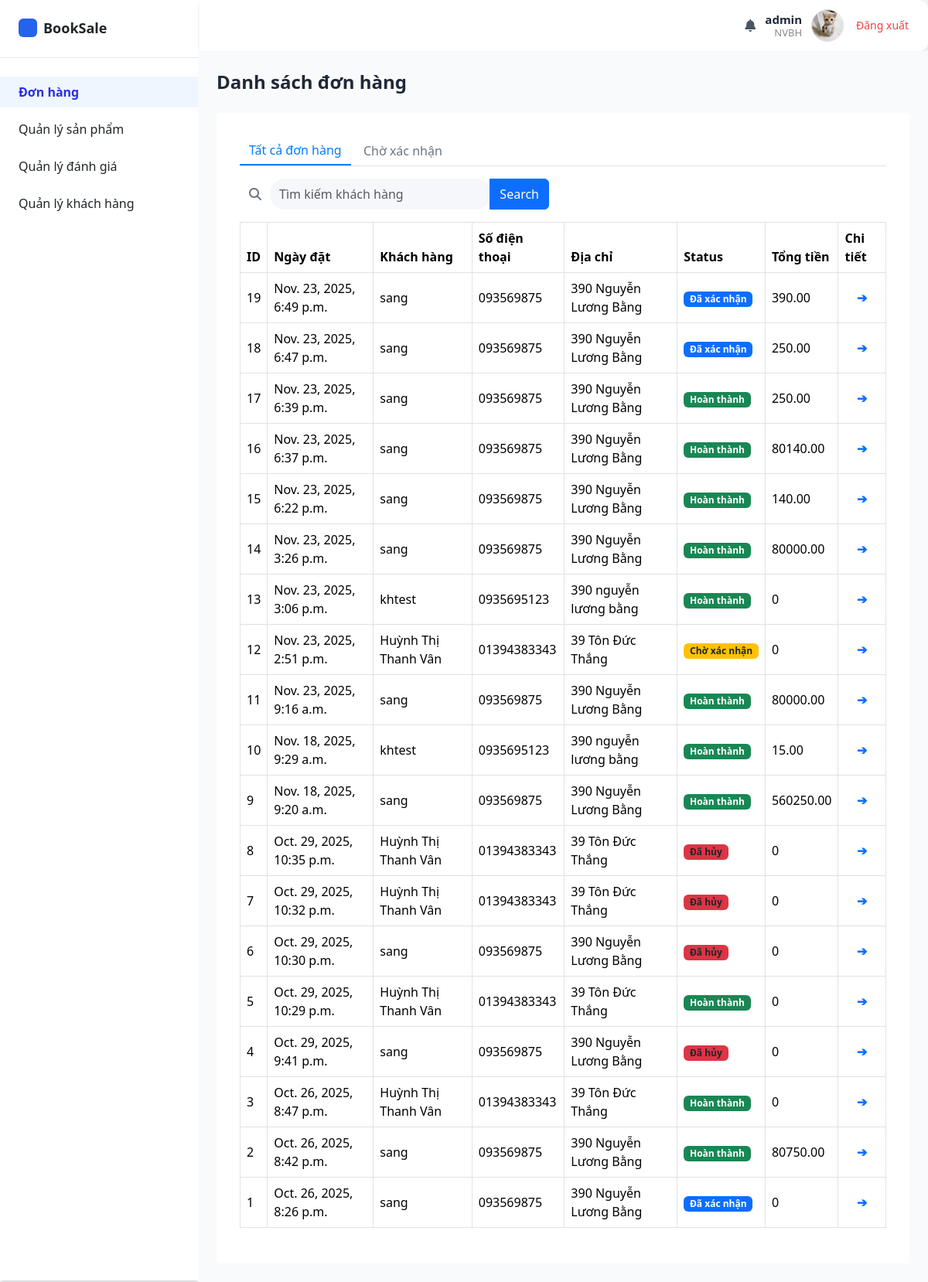
The app's page /emp/order_list/ (signed in) with its own data.
### booksale_app/models.py (models this page shows, shortened)
class Order(models.Model):
    STATUS_CHOICES = [
        ('confirmed', 'Đã xác nhận'),
        ('pending', 'Chờ xác nhận'),
        ('cancelled', 'Đã hủy'),
        ('completed', 'Hoàn thành')
    ]
    order_date = models.DateTimeField(auto_now_add=True)
    total_amount = models.DecimalField(
        max_digits=10,
        decimal_places=2,
        null=True,         # cho phép null
        blank=True,
    )
    status = models.CharField(
        max_length=20,
        choices=STATUS_CHOICES,
        default='pending'  # mặc định là "Chờ xác nhận"
    )
    cancel_reason = models.TextField(blank=True, null=True)
    shipping_date = models.DateField(verbose_name= "Ngày giao hàng", blank=True, null=True)
    note = models.TextField(blank=True, null=True)
    customer = models.ForeignKey(
        Customer,
        on_delete = models.PROTECT
    )
    payment_method = models.CharField(choices=PaymentMethod.choices, max_length=20)

class Customer(models.Model):
    user = models.OneToOneField(auth.get_user_model(), on_delete=models.CASCADE, null=True, blank=True)
    cust_name = models.CharField(
        max_length = 255,
        blank=False, null=False,
        help_text = "Tên khách hàng"
    )
    email = models.EmailField(
        max_length = 100,
        help_text = "Email"
    )
    phone = models.CharField(
        max_length = 15,
        blank=False, null=False,
        help_text = "Số điện thoại"
    )
    address = models.CharField(
        max_length = 255,
        blank=False, null=False,
        help_text = "Địa chi"
    )
    dob = models.DateField(
        verbose_name="Ngày sinh"
    )
    avatar = models.ImageField(upload_to='customers/', null=True, blank=True)
    create_at = models.DateTimeField(
        verbose_name = "Ngày tạo",
        auto_now_add=True
    )

### booksale_app/views/admin_view/order_view.py (the view)
# urls.py: path('emp/order_list/', views.order_list, name = 'emp/order_list'),
@login_required(login_url="/accounts/login/staff/")
@group_required('NVBH', login_url="/accounts/login/staff/") # Nếu user không thuộc NVBH → redirect về login staff.
def order_list(request):
    order_data = []
    if 'submit_input' in request.GET:  # kiểm tra có submit không
        form = OrderSearchForm(request.GET)
        if form.is_valid():
            search_value = form.cleaned_data['search']
            orders = Order.objects.select_related('customer').filter(
                Q(customer__cust_name__icontains=search_value) |
                Q(customer__phone__icontains=search_value)
            ).order_by('-order_date')
    else:
        form = OrderSearchForm()
        orders = Order.objects.select_related('customer').order_by('-order_date')
    for order in orders:
        order_items = Order_Item.objects.select_related('product').filter(order=order)
        prices = [item.product.sell_price * item.quantity for item in order_items]
        total_amount = sum_price_order(prices)
        order_data.append({
            'order': order,
            'total_amount': total_amount
        })
    context = {
        'order_data': order_data,
        'form': form,
    }
    return render(request, 'admin_temp/order/order_list.html', context)

### booksale_app/forms.py
class OrderSearchForm(forms.Form):
    search = forms.CharField(
        max_length=100,
        widget=forms.TextInput(attrs={
            "class": "form-control search-input",
            "placeholder": "Tìm kiếm khách hàng",
            "style": "border-radius: 30px; background-color: #f5f7fa; border: none; height: 40px;"
        })
    )

### booksale_app/context_processors.py (called while the page is built)
def categories_and_cart(request):
    context = {
        'categories': Category.objects.all()[:3],  # Lấy 3 categories đầu tiên cho menu
        'cart_count': 0
    }
    if request.user.is_authenticated:
        try:
            customer = Customer.objects.get(user=request.user)
            cart = Cart.objects.filter(customer=customer).first()
            if cart:
                cart_count = Cart_Item.objects.filter(cart=cart).aggregate(
                    total=Sum('quantity')
                )['total'] or 0
                context['cart_count'] = int(cart_count) if cart_count else 0
        except (Customer.DoesNotExist, AttributeError):
            context['cart_count'] = 0
    return context

def global_user_context(request):
    user = request.user
    is_kh = False
    role = None
    if user.is_authenticated:
        is_kh = user.groups.filter(name="KH").exists()
        if user.groups.filter(name="NVBH").exists():
            role = "NVBH"
        elif user.groups.filter(name="NVTK").exists():
            role = "NVTK"
    return {
        "is_kh": is_kh,
        "role": role,
    }

### booksale_app/utils.py (called while the page is built)
def sum_price_order(order_items_price):
    if not order_items_price:
        return 0
    return sum(order_items_price)

### booksale_app/views/authen_view.py (called while the page is built)
def group_required(group_name, login_url=None):
    if login_url is None:
        login_url = '/accounts/login/'
    def check_group(user):
        return user.groups.filter(name=group_name).exists()
    return user_passes_test(check_group, login_url=login_url)

### booksale_app/templates/admin_temp/order/order_list.html (shortened to what this page needs)
{% extends 'admin_temp/admin_base.html' %} {% load static %}
{% block content %}
<main class="flex-1 bg-gray-50 p-6">
    <div class="flex justify-between items-center mb-4">
        <h1 class="text-2xl font-semibold text-gray-800">Danh sách đơn hàng</h1>
    </div>
    <div class="table_content">
        <div class="tab-buttons mb-3">
            <a href="{%url 'emp/order_list'%}" class="btn active">Tất cả đơn hàng</a>
            <a href="{%url 'emp/order_list_waiting'%}" class="btn">Chờ xác nhận</a>
        </div>
        <form method="get" action="" class="d-flex align-items-center mb-3">
            <div class="input-group" style="width: 400px">
                <span
                    class="input-group-text bg-white border-0"
                    style="border-radius: 30px 0 0 30px; background-color: #f5f7fa"
                >
                    <i class="fa fa-search text-gray-500"></i>
                </span>
                {{ form.search }}
                <button class="btn btn-primary" type="submit" name="submit_input" value="Submit Input">Search</button>
            </div>
        </form>
        <table class="table table-bordered align-middle">
            <thead>
                <tr>
                    <th>ID</th>
                    <th>Ngày đặt</th>
                    <th>Khách hàng</th>
                    <th>Số điện thoại</th>
                    <th>Địa chỉ</th>
                    <th>Status</th>
                    <th>Tổng tiền</th>
                    <th>Chi tiết</th>
                </tr>
            </thead>
            <tbody>
                {% for order_data in order_data %}
                <tr>
                    <td>{{order_data.order.id}}</td>
                    <td>{{order_data.order.order_date}}</td>
                    <td>{{order_data.order.customer.cust_name}}</td>
                    <td>{{order_data.order.customer.phone}}</td>
                    <td>{{order_data.order.customer.address}}</td>
                    <td>
                        {% if order_data.order.status == 'confirmed' %}
                        <span class="badge bg-primary">Đã xác nhận</span>
                        {% elif order_data.order.status == 'pending'%}
                        <span class="badge bg-warning text-dark">Chờ xác nhận</span>
                        {% elif order_data.order.status == 'completed'%}
                        <span class="badge bg-success">Hoàn thành</span>
                        {% else %}
                        <span class="badge bg-danger text-dark">Đã hủy</span>
                        {% endif %}
                    </td>
                    <td>{{order_data.total_amount}}</td>
                    {% if order_data.order.status == 'confirmed' %}
                    <td class="text-center text-primary fw-bold">
                        <a href="/emp/order_details/{{order_data.order.id}}">&#10132;</a>
                    </td>
                    {% elif order_data.order.status == 'cancelled'%}
                    <td class="text-center text-primary fw-bold">
                        <a href="/emp/order_cancel/{{order_data.order.id}}">&#10132;</a>
                    </td>
                    {% elif order_data.order.status == 'completed'%}
                    <td class="text-center text-primary fw-bold">
                        <a href="/emp/order_completed/{{order_data.order.id}}">&#10132;</a>
                    </td>
                    {% else %}
                    <td class="text-center text-primary fw-bold">
                        <a href="/emp/order_confirm/{{order_data.order.id}}">&#10132;</a>
                    </td>
                    {% endif %}
                </tr>
                {% endfor %}
            </tbody>
        </table>
    </div>
</main>
{% endblock %}

### booksale_app/templates/admin_temp/admin_base.html (shortened to what this page needs)
{% load static %}
<!DOCTYPE html>
<html lang="en">
    <head>
        <script src="https://cdn.tailwindcss.com"></script>
        <link href="https://cdn.jsdelivr.net/npm/bootstrap@5.3.3/dist/css/bootstrap.min.css" rel="stylesheet" />
        <link href="https://cdnjs.cloudflare.com/ajax/libs/font-awesome/6.5.0/css/all.min.css" rel="stylesheet" />
    </head>
    <body class="bg-gray-100 font-sans">
        <div class="header">
            <div class="user-section">
                <div><i class="fa fa-bell text-gray-600"></i></div>
                {% if user.is_authenticated %}
                <div class="user-info text-right leading-tight">
                    <p class="name font-bold text-gray-800">{{ user.username }}</p>
                    <p class="role">{{user.groups.all.0.name}}</p>
                </div>
                {% if user.profile.avatar %}
                <img src="{{ user.profile.avatar.url }}" class="avatar" />
                {% else %}
                <img src="{% static 'images/image.jpg' %}" class="avatar" />
                {% endif %}
                <a href="{% url 'logout' %}" class="text-sm text-red-500 hover:underline ml-1">Đăng xuất</a>
                {% endif %}
            </div>
        </div>
        <div class="flex h-100">
            <aside class="w-64 bg-white h-screen shadow-md" style="margin-top: -68px">
                <div class="p-6 flex items-center space-x-2 border-b">
                    <div class="w-6 h-6 bg-blue-600 rounded"></div>
                    <span class="font-semibold text-lg">BookSale</span>
                </div>
                {% if role == "NVBH" %}
                <nav class="mt-6">
                    <ul class="space-y-2">
                        <li>
                            <a
                                href="{% url 'emp/order_list'%}"
                                class="flex items-center px-6 py-2 hover:bg-gray-10 {% if request.resolver_match.url_name == 'emp/order_list' %} isActive {% endif %}"
                            >
                                <span>Đơn hàng</span>
                            </a>
                        </li>
                        <li>
                            <details>
                                <summary class="flex items-center px-6 py-2 hover:bg-gray-100 rounded">
                                    Quản lý sản phẩm
                                </summary>
                            </details>
                        </li>
                        <li>
                            <a
                                href="{% url 'review_list' %}"
                                class="flex items-center px-6 py-2 hover:bg-gray-100 {% if request.resolver_match.url_name == 'review_list' %} isActive {% endif %}"
                            >
                                <span>Quản lý đánh giá</span>
                            </a>
                        </li>
                        <li>
                            <a
                                href="{% url 'emp/customer_list' %}"
                                class="flex items-center px-6 py-2 hover:bg-gray-100 {% if request.resolver_match.url_name == 'emp/customer_list' %} isActive {% endif %}"
                            >
                                <span>Quản lý khách hàng</span>
                            </a>
                        </li>
                    </ul>
                </nav>
                {% endif %}
            </aside>
            {% block content %} {% endblock %}
        </div>
    </body>
</html>

### booksale_app/templates/admin_temp/order/order_list.html (style rules this page uses)
.tab-buttons { border-bottom: 1px solid #dee2e6; margin-bottom: 15px; }
.tab-buttons .btn { border: none; background: none; color: #6c757d; font-weight: 500; border-radius: 0; }
.tab-buttons .btn.active { border-bottom: 2px solid #007bff; color: #007bff; }
.table thead { background-color: #f1f3f5; font-weight: 600; }
.table td { vertical-align: middle; }
.table_content { background-color: #ffffff; padding: 30px; }
td.text-center { text-align: center !important; }

### booksale_app/templates/admin_temp/admin_base.html (style rules this page uses)
body { background-color: #f5f6fa; font-family: 'Segoe UI', sans-serif; margin: 0; }
summary::marker { content: ''; }
details > summary { display: flex; align-items: center; padding-left: 1.5rem; padding-top: 0.5rem; padding-bottom: 0.5rem; cursor: pointer; }
.header { background-color: #fff; border-radius: 12px; box-shadow: 0 2px 8px rgba(0, 0, 0, 0.05); display: flex; justify-content: space-between; align-items: center; padding: 12px 25px; }
.user-section { display: flex; align-items: center; gap: 12px; }
.user-info { text-align: right; }
.user-info .name { font-weight: 600; font-size: 15px; margin: 0; }
.user-info .role { color: #888; font-size: 13px; margin: 0; }
.avatar { width: 42px; height: 42px; border-radius: 50%; border: 1px solid #ddd; }
.isActive { font-weight: 600 !important; color: rgba(41, 41, 232, 0.991) !important; background-color: #eff6ff; }

### records on screen
Order: order.id "19", order.order_date "Nov. 23, 2025, 6:49 p.m.", order.customer.cust_name "sang", order.customer.phone "093569875", order.customer.address "390 Nguyễn Lương Bằng", status "Đã xác nhận", total_amount "390.00"
Order: order.id "18", order.order_date "Nov. 23, 2025, 6:47 p.m.", order.customer.cust_name "sang", order.customer.phone "093569875", order.customer.address "390 Nguyễn Lương Bằng", status "Đã xác nhận", total_amount "250.00"
Order: order.id "17", order.order_date "Nov. 23, 2025, 6:39 p.m.", order.customer.cust_name "sang", order.customer.phone "093569875", order.customer.address "390 Nguyễn Lương Bằng", status "Hoàn thành", total_amount "250.00"
Order: order.id "16", order.order_date "Nov. 23, 2025, 6:37 p.m.", order.customer.cust_name "sang", order.customer.phone "093569875", order.customer.address "390 Nguyễn Lương Bằng", status "Hoàn thành", total_amount "80140.00"
Order: order.id "15", order.order_date "Nov. 23, 2025, 6:22 p.m.", order.customer.cust_name "sang", order.customer.phone "093569875", order.customer.address "390 Nguyễn Lương Bằng", status "Hoàn thành", total_amount "140.00"
Order: order.id "14", order.order_date "Nov. 23, 2025, 3:26 p.m.", order.customer.cust_name "sang", order.customer.phone "093569875", order.customer.address "390 Nguyễn Lương Bằng", status "Hoàn thành", total_amount "80000.00"
Order: order.id "13", order.order_date "Nov. 23, 2025, 3:06 p.m.", order.customer.cust_name "khtest", order.customer.phone "0935695123", order.customer.address "390 nguyễn lương bằng", status "Hoàn thành", total_amount "0"
Order: order.id "12", order.order_date "Nov. 23, 2025, 2:51 p.m.", order.customer.cust_name "Huỳnh Thị Thanh Vân", order.customer.phone "01394383343", order.customer.address "39 Tôn Đức Thắng", status "Chờ xác nhận", total_amount "0"
Order: order.id "11", order.order_date "Nov. 23, 2025, 9:16 a.m.", order.customer.cust_name "sang", order.customer.phone "093569875", order.customer.address "390 Nguyễn Lương Bằng", status "Hoàn thành", total_amount "80000.00"
Order: order.id "10", order.order_date "Nov. 18, 2025, 9:29 a.m.", order.customer.cust_name "khtest", order.customer.phone "0935695123", order.customer.address "390 nguyễn lương bằng", status "Hoàn thành", total_amount "15.00"
Order: order.id "9", order.order_date "Nov. 18, 2025, 9:20 a.m.", order.customer.cust_name "sang", order.customer.phone "093569875", order.customer.address "390 Nguyễn Lương Bằng", status "Hoàn thành", total_amount "560250.00"
Order: order.id "8", order.order_date "Oct. 29, 2025, 10:35 p.m.", order.customer.cust_name "Huỳnh Thị Thanh Vân", order.customer.phone "01394383343", order.customer.address "39 Tôn Đức Thắng", status "Đã hủy", total_amount "0"
Order: order.id "7", order.order_date "Oct. 29, 2025, 10:32 p.m.", order.customer.cust_name "Huỳnh Thị Thanh Vân", order.customer.phone "01394383343", order.customer.address "39 Tôn Đức Thắng", status "Đã hủy", total_amount "0"
Order: order.id "6", order.order_date "Oct. 29, 2025, 10:30 p.m.", order.customer.cust_name "sang", order.customer.phone "093569875", order.customer.address "390 Nguyễn Lương Bằng", status "Đã hủy", total_amount "0"
Order: order.id "5", order.order_date "Oct. 29, 2025, 10:29 p.m.", order.customer.cust_name "Huỳnh Thị Thanh Vân", order.customer.phone "01394383343", order.customer.address "39 Tôn Đức Thắng", status "Hoàn thành", total_amount "0"
Order: order.id "4", order.order_date "Oct. 29, 2025, 9:41 p.m.", order.customer.cust_name "sang", order.customer.phone "093569875", order.customer.address "390 Nguyễn Lương Bằng", status "Đã hủy", total_amount "0"
Order: order.id "3", order.order_date "Oct. 26, 2025, 8:47 p.m.", order.customer.cust_name "Huỳnh Thị Thanh Vân", order.customer.phone "01394383343", order.customer.address "39 Tôn Đức Thắng", status "Hoàn thành", total_amount "0"
Order: order.id "2", order.order_date "Oct. 26, 2025, 8:42 p.m.", order.customer.cust_name "sang", order.customer.phone "093569875", order.customer.address "390 Nguyễn Lương Bằng", status "Hoàn thành", total_amount "80750.00"
Order: order.id "1", order.order_date "Oct. 26, 2025, 8:26 p.m.", order.customer.cust_name "sang", order.customer.phone "093569875", order.customer.address "390 Nguyễn Lương Bằng", status "Đã xác nhận", total_amount "0"

### other values on screen
{{ user.username }} "admin"
{{ user.groups.all.0.name }} "NVBH"
